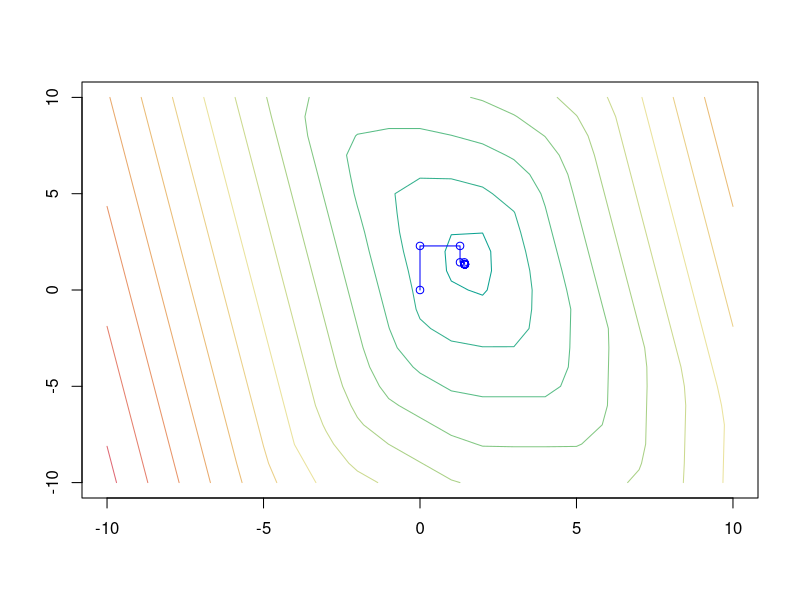

Write the R code that produced this figure.
PolynomialDesign <- function(x.vector, d)
{
  x_len = length(x.vector)
  X = matrix(0,x_len,d+1)
  for (j in 1:x_len){
    for (i in 0:d){
      X[j,i+1] = x.vector[j]^i
      #print(i)
    }
  }
  return(X)
}

norm_pol_des <-function(x,y2,X,y){ # needed to visualize the contour
  n <- dim(X)[1]
  sol <- matrix(0, length(x), length(y2))
  for (i in 1:length(x)){
    for (j in 1:length(y2)){
      sol[i,j] = norm(y-X%*%c(x[i],y2[j]))/n
    }
  }
  return(sol)
}

SoftThreshholding <- function(z, lambda){
  if (abs(z)<= lambda){
    return (0)
  }
  if(z > lambda){
    return (z - lambda)
  }
  return(z+lambda) 
}

n<- 20; d <- 10; nupdates <- 30
beta_hat = runif(d+1, min = -10, max = 10)
X <- PolynomialDesign(runif(n, min = -1, max = 1), d)
regression.vector <- c(2, 2, rep(0, d-1))
y <- X %*% regression.vector+ rnorm(n)

CreateDesign <-function(n, d){
  X <- PolynomialDesign(runif(n, min = -1, max = 1), d)
  regression.vector <- c(2, 2, rep(0, d-1))
  y <- X %*% regression.vector+ rnorm(n)
  Design <- list(X,y, regression.vector)
  names(Design) <- c("X","y", "beta")
  return(Design)
}

updateCoordinate <- function(beta_hat, coordinate,y,X, lambda){
  xitxi = t(X[,coordinate])%*%X[,coordinate]
  sum_wo_i = 0
  for (i in 1:dim(X)[2]){
    if (i != coordinate){
      sum_wo_i = sum_wo_i + X[,i] * beta_hat[i]
    }
  }
  r_i = y -sum_wo_i
  beta_hat[coordinate] = SoftThreshholding(t(X[,coordinate])%*% r_i / xitxi, lambda/xitxi)
  return(beta_hat)
}

LassoCoordinateDescent <- function(X,y,lambda, max_iter = 30, vis = FALSE){
  beta_hat = rep(0, dim(X)[2]) # runif(dim(X)[2], min = -10, max = 10)
  if (vis){
    list_beta_hat = beta_hat
  }
  #regression.vector <- c(1, 1, 1, rep(0, p-3))
  for (i in 1:max_iter){
   # if(i%%1==0){
    #  print(norm(regression.vector-beta_hat,"2"))
    #}
    index = sample(1:dim(X)[2])
    #index = 1:1:dim(X)[2]
    for (j in 1:dim(X)[2]){
      beta_hat <- updateCoordinate(beta_hat, index[j],y, X, lambda)
      if (vis){
        list_beta_hat = rbind(list_beta_hat, t(beta_hat))
      }
    }
  }
  if (vis){
    return(list_beta_hat)
  }
  return(beta_hat)
}
set.seed(8)
D <- CreateDesign(10,1)
x <- -10:10
y2 <- -10:10
z = norm_pol_des(x,y2,D$X,D$y)
cols <- hcl.colors(15, "Temps")
contour(x, y2, z,drawlabels = FALSE, col=cols)
beta_hat_list<-LassoCoordinateDescent(D$X,D$y, 0.5, 10, TRUE)
points(beta_hat_list[,1],beta_hat_list[,2],"l", col="blue1")
points(beta_hat_list[,1],beta_hat_list[,2], col="blue1")


set.seed(1)
n <- 100; p <- 500
design <- matrix(rnorm(p*n), ncol=p,nrow=n)
regression.vector <- c(1, 1, 1,rep(0, p-3))
outcome <- design %*% regression.vector + rnorm(n,mean = 0, sd=0.01)

beta <- LassoCoordinateDescent(design, outcome, 0.225, 10)
library(glmnet)
lasso.fit <- glmnet(design,outcome, intercept = FALSE, nlambda = 50)
estimators <- lasso.fit$beta
beta_glm <- estimators[,20]
